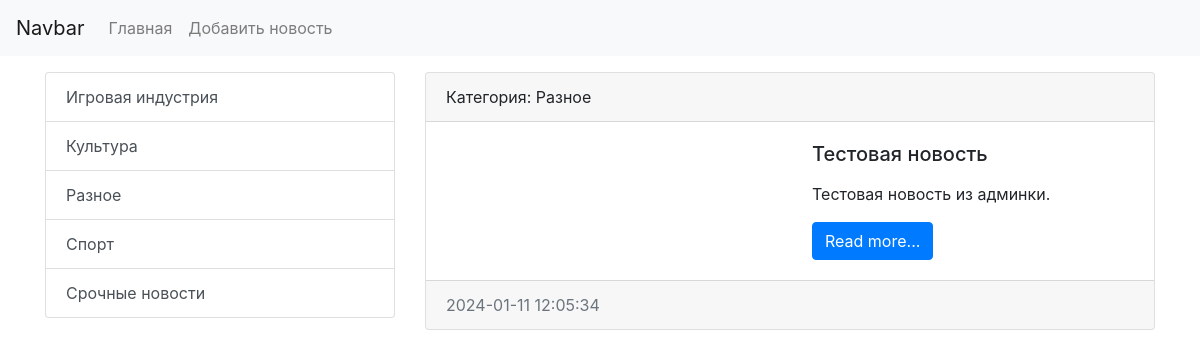
/category/5/, run on an earlier commit of the app's database.
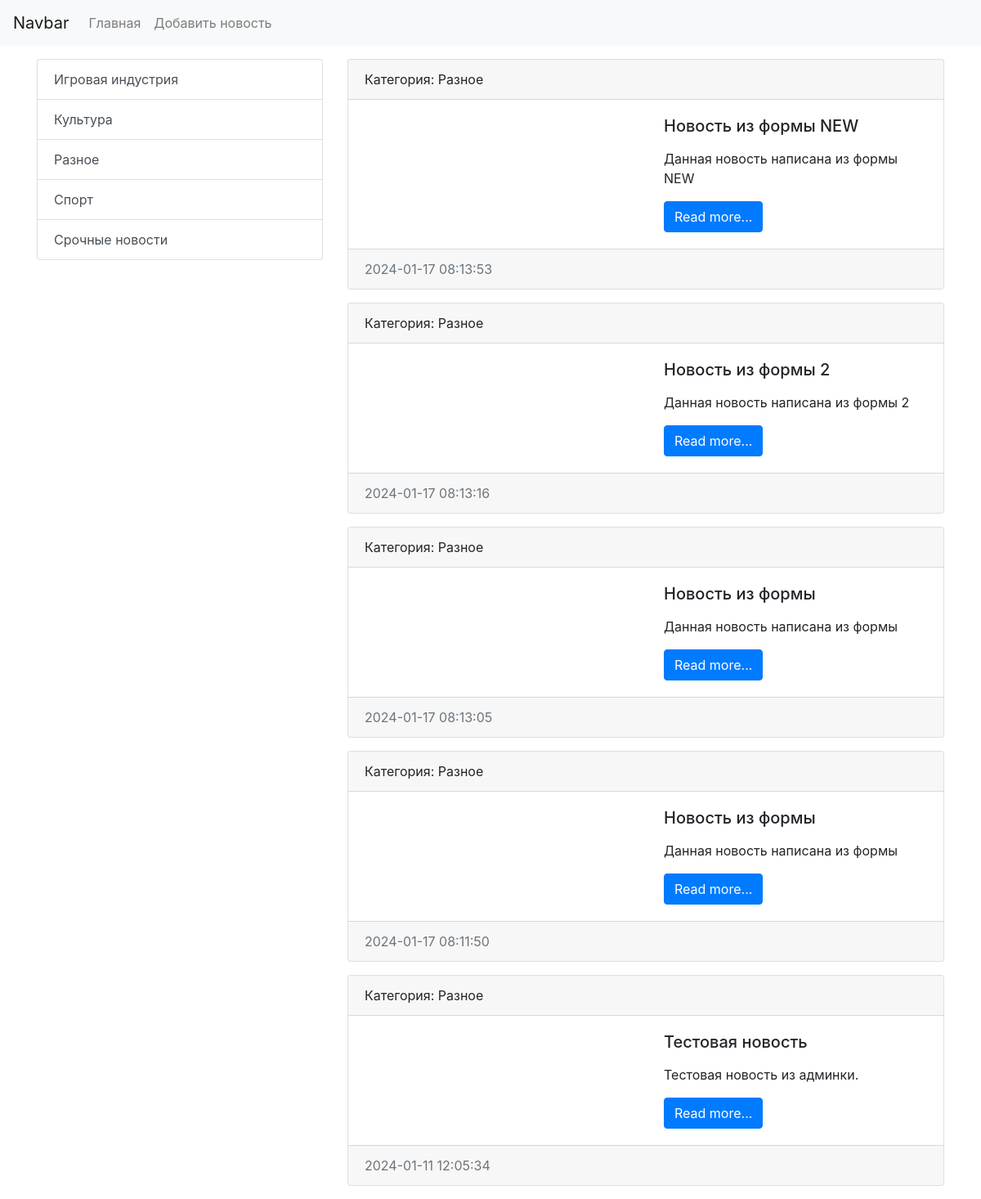
And on a later commit of the database.
### news/models.py (models this page shows, shortened)
class Category(models.Model):
    title = models.CharField(max_length=150, db_index=True, verbose_name='Категория')
    def __str__(self):
        return self.title
    class Meta:
        verbose_name = 'Категория'
        verbose_name_plural = 'Категории'
        ordering = ['title']

class News(models.Model):
    title = models.CharField(max_length=150, verbose_name='Наименование')
    content = models.TextField(blank=True, verbose_name='Контент')
    created_at = models.DateTimeField(auto_now_add=True, verbose_name='Дата публикации')
    updated_at = models.DateTimeField(auto_now=True, verbose_name='Обновлено')
    photo = models.ImageField(upload_to='photos/%Y/%m/%d/', blank=True, verbose_name='Фото')
    is_published = models.BooleanField(default=True, verbose_name='Опубликовано')
    category = models.ForeignKey('Category', on_delete=models.PROTECT, verbose_name='Категория')
    class Meta:
        verbose_name = 'Новость'
        verbose_name_plural = 'Новости'
        ordering = ['-created_at']

### news/views.py (the view)
# urls.py: path('category/<int:category_id>/', get_category, name='category'),
def get_category(request, category_id):
    news = News.objects.filter(category_id=category_id)
    categories = Category.objects.all()
    category = Category.objects.get(pk=category_id)
    return render(request, 'news/category.html', {'news': news,
                                                  'categories': categories,
                                                  'category': category},)

### news/templates/news/category.html (shortened to what this page needs)
<!doctype html>
<html lang="en">
<head>
    <link rel="stylesheet" href="https://stackpath.bootstrapcdn.com/bootstrap/4.4.1/css/bootstrap.min.css"
>
</head>
<body>
<nav class="navbar navbar-expand-lg navbar-light bg-light">
    <a class="navbar-brand" href="{% url 'home' %}">Navbar</a>
    <div class="collapse navbar-collapse" id="navbarSupportedContent">
        <ul class="navbar-nav mr-auto">
            <li class="nav-item"><a class="nav-link" href="/">Главная</a></li>
            <li class="nav-item"><a class="nav-link" href="/">Добавить новость</a></li>
        </ul>
    </div>
</nav>
<div class="container mt-3">
    <div class="row">
        <div class="col-md-4">
            <div class="list-group">
                {% for item in categories %}
                <a href="{% url 'category' item.pk %}" class="list-group-item
                list-group-item-action">{{ item.title }}</a>
                {% endfor %}
            </div>
        </div>
        <div class="col-md-8">
            {% for item in news %}
            <div class="card mb-3">
                <div class="card-header">
                    Категория: {{ item.category }}
                </div>
                <div class="card-body">
                    <div class="media">
                        <div class="media-body">
                            <h5 class="card-title">{{ item.title }}</h5>
                            <p class="card-text">{{ item.content|linebreaks }}</p>
                            <a href="#" class="btn btn-primary">Read more...</a>
                        </div>
                    </div>
                </div>
                <div class="card-footer text-muted">
                    {{ item.created_at|date:"Y-m-d H:i:s" }}
                </div>
            </div>
            {% endfor %}
        </div>
    </div>
</div>
</body>
</html>

What changed in the data, as far as the page shows it:
added News: category "Разное", title "Новость из формы NEW", content "Данная новость написана из формы NEW", created_at "2024-01-17 08:13:53"
added News: category "Разное", title "Новость из формы 2", content "Данная новость написана из формы 2", created_at "2024-01-17 08:13:16"
added News: category "Разное", title "Новость из формы", content "Данная новость написана из формы", created_at "2024-01-17 08:13:05"
added News: category "Разное", title "Новость из формы", content "Данная новость написана из формы", created_at "2024-01-17 08:11:50"
